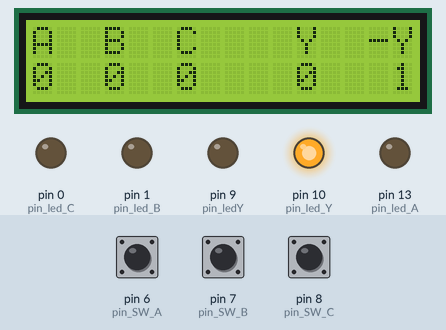
The sketch below on a simulated Arduino Uno, built with avr-gcc and run on an emulated ATmega328P. Parts: 16×2 character LCD, output pins drawn as LEDs (lit = HIGH). The test bench sets the inputs (shaded band); at power-on: pin 6 (pin_SW_A) HIGH, pin 7 (pin_SW_B) HIGH, pin 8 (pin_SW_C) HIGH.

Above: at 1.2 s.
1.3 s: pin 6 (pin_SW_A) pulled LOW for 0.35 s
At 1.74 s:
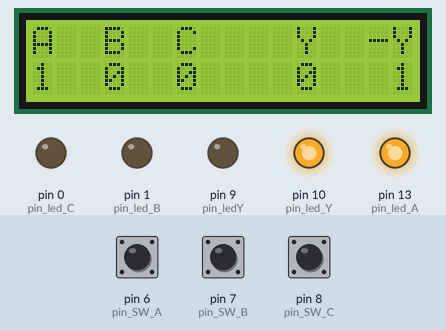
3.3 s: pin 7 (pin_SW_B) pulled LOW for 0.35 s
At 3.57 s:
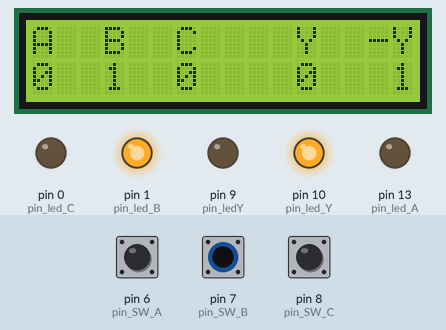
5.2 s: pin 8 (pin_SW_C) pulled LOW for 0.35 s
At 5.4 s:
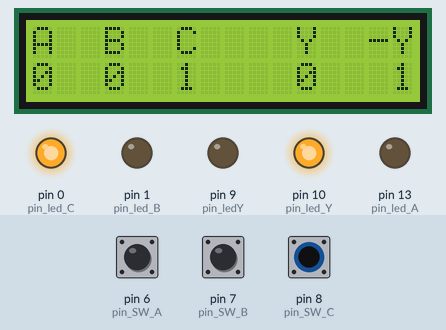
7.0 s: pin 8 (pin_SW_C) pulled LOW for 3.2 s
At 11.0 s:
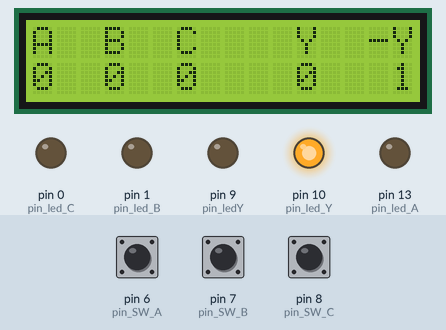
11.9 s: pin 6 (pin_SW_A) pulled LOW for 3.2 s
At 13.1 s:
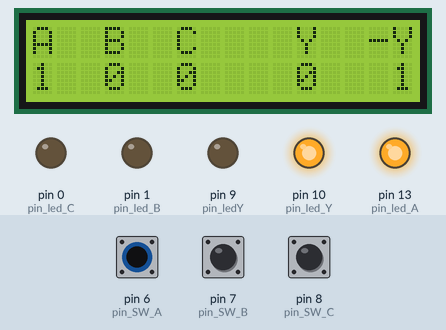
16.8 s: pin 6 (pin_SW_A) driven LOW and pin 7 (pin_SW_B) driven LOW
At 17.5 s:
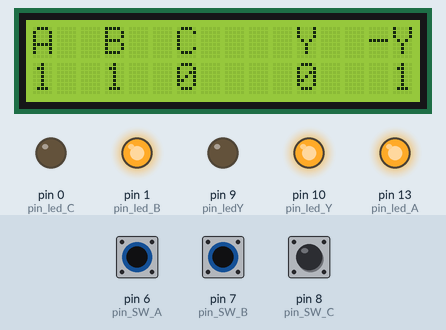
Timing chart, 0 to 19.3 s (numbered marks = the images above; inputs shaded):
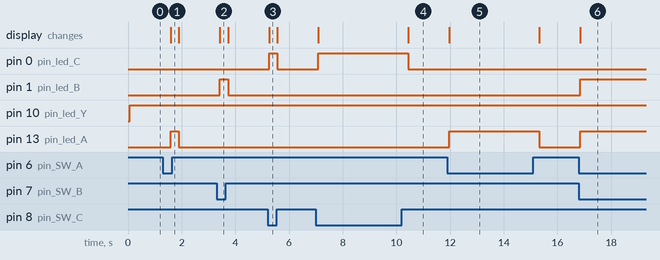

The sketch:

LV05_ZAD04_2.ino
```cpp
// tinkercad
// https://www.tinkercad.com/things/15vFtFm4dPg

#include <LiquidCrystal.h>

int pin_SW_A = 6;
int pin_SW_B = 7;
int pin_SW_C = 8;

int pin_ledY = 9;
int pin_led_Y = 10;

int pin_led_A = 13;
int pin_led_B = 1;
int pin_led_C = 0;

int button_A, button_B, button_C;

LiquidCrystal lcd(12, 11, 5, 4, 3, 2);

void setup() {
  lcd.begin(16, 2);
  pinMode(pin_SW_A, INPUT_PULLUP);
  pinMode(pin_SW_B, INPUT_PULLUP);
  pinMode(pin_SW_C, INPUT_PULLUP);

  pinMode(pin_led_A, OUTPUT);
  pinMode(pin_led_B, OUTPUT);
  pinMode(pin_led_C, OUTPUT);

  pinMode(pin_ledY, OUTPUT);
  pinMode(pin_led_Y, OUTPUT);
}

void loop() {
  button_A = digitalRead(pin_SW_A);
  button_B = digitalRead(pin_SW_B);
  button_C = digitalRead(pin_SW_C);

  lcd.clear();
  lcd.setCursor(0, 0);
  lcd.print("A");
  lcd.setCursor(3, 0);
  lcd.print("B");
  lcd.setCursor(6, 0);
  lcd.print("C");
  lcd.setCursor(11, 0);
  lcd.print("Y");
  lcd.setCursor(14, 0);
  lcd.print("-Y");

  lcd.setCursor(0, 1);
  lcd.print(!button_A);
  lcd.setCursor(3, 1);
  lcd.print(!button_B);
  lcd.setCursor(6, 1);
  lcd.print(!button_C);


  if(button_A == 0){
    digitalWrite(pin_led_A, HIGH);
  }
  else{
    digitalWrite(pin_led_A, LOW);
  }

  if(button_B == 0){
    digitalWrite(pin_led_B, HIGH);
  }
  else{
    digitalWrite(pin_led_B, LOW);
  }

  if(button_C == 0){
    digitalWrite(pin_led_C, HIGH);
  }
  else{
    digitalWrite(pin_led_C, LOW);
  }


  if(button_A==0 && button_B==0 && button_C==0){
    lcd.setCursor(11, 1);
    lcd.print("1");
    lcd.setCursor(15, 1);
    lcd.print("0");

    digitalWrite(pin_ledY, HIGH);
    digitalWrite(pin_led_Y, LOW);
  }
  else{
    lcd.setCursor(11, 1);
    lcd.print("0");
    lcd.setCursor(15, 1);
    lcd.print("1");

    digitalWrite(pin_ledY, LOW);
    digitalWrite(pin_led_Y, HIGH);
  }
  delay(300);
}
```

Measured:
- after the input at 1.3 s, pin 13 (pin_led_A): LOW → HIGH after 0.29 s, → LOW 0.31 s later; the display: changes after 0.29 s (image 1)
- after the input at 3.3 s, pin 1 (pin_led_B): LOW → HIGH after 0.12 s, → LOW 0.31 s later; the display: changes after 0.12 s (image 2)
- after the input at 5.2 s, pin 0 (pin_led_C): LOW → HIGH after 0.06 s, → LOW 0.31 s later; the display: changes after 0.06 s (image 3)
- after the input at 7.0 s, pin 0 (pin_led_C): LOW → HIGH after 0.09 s, → LOW 3.4 s later; the display: first changes after 0.09 s (image 4 shows a later state)
- after the input at 11.9 s, pin 13 (pin_led_A): LOW → HIGH after 0.07 s, → LOW 3.4 s later; the display: changes after 0.07 s (image 5)
- after the input at 16.8 s, pin 1 (pin_led_B), pin 13 (pin_led_A): LOW → HIGH after 0.05 s; the display: changes after 0.05 s (image 6)
